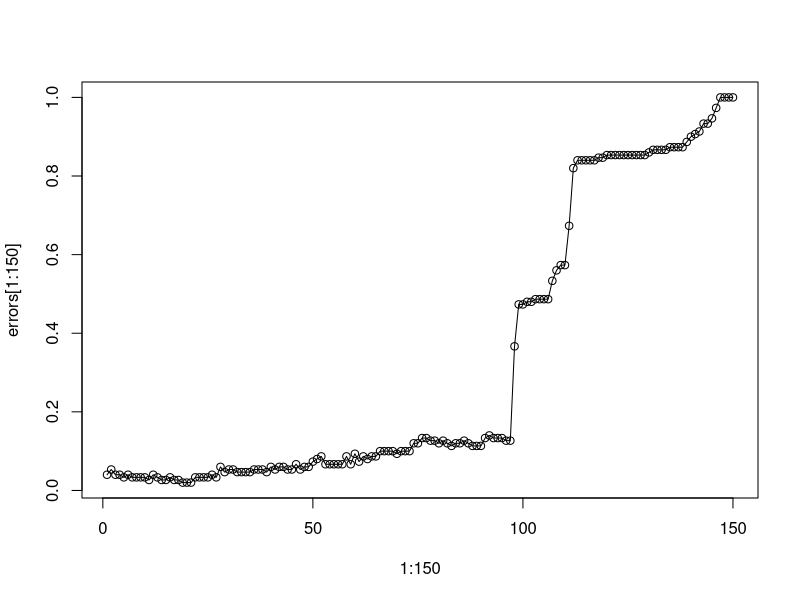

R code for this plot:
startN <- 1 #Какие признаки будем учитывать? Со startN по endN.
endN <- 4
dist = function(x, y) {
  return(sqrt(sum((x-y)^2)))
}
s_dst = function(iris, point){
  a = c()
  for (i in (1:length(iris[,1]))){
    a[i] = dist(point, iris[i,startN:endN])
    
  }
  return(iris[order(a), ])
}
knn = function(point, dataset, k=5, errors=0){
  sortedDataset = s_dst(dataset, point[startN:endN])
  filtereddataset = c()
  for(i in 1:k){
    filtereddataset = sortedDataset[1:i, 5]
    result = names(which.max(table(filtereddataset)))
    if(point[5] != result){
      errors[i] = errors[i] + 1;
    }
  }
  
  return (errors)
  
}

loo = function(k, dataset=iris){
  errors = vector(mode = "double", length = 150)
  len = length(dataset[,1])
  for(i in 1:len){
    xk = dataset[i,];
    if(i!=1 && i!=len){
      xl = dataset[c(1:(i-1), (i+1):len),]
    }else if(i == 1){
      xl=dataset[2:len,]
    }else{
      xl=dataset[1:(len-1),]
    }
    errors <- knn(xk, xl, k, errors)
  }
  
  for(i in 1:k){
    errors[i] = errors[i]/len;
  }
  return (errors)
}
errors<-loo(150, iris)
print(errors);
plot(1:150,errors[1:150])
lines(1:150,errors[1:150])

